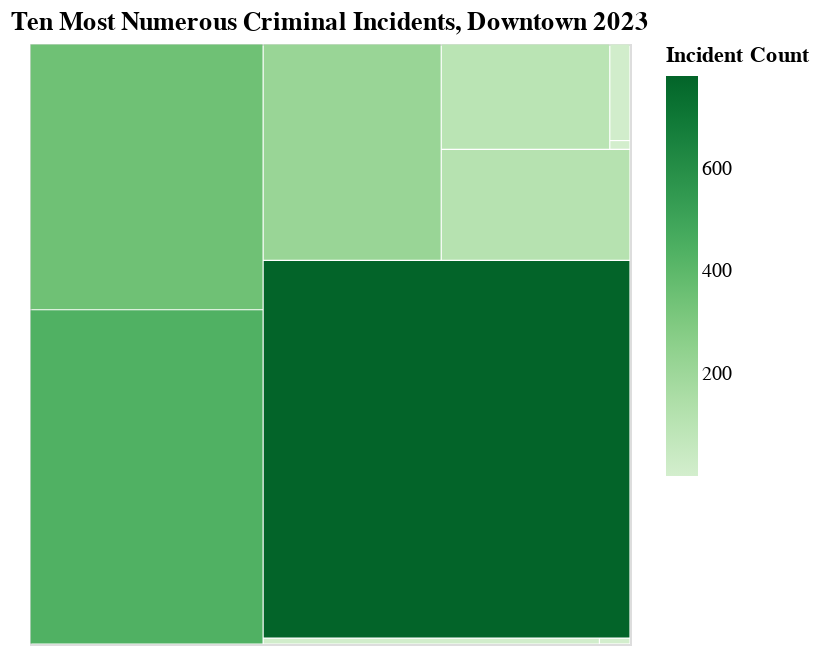

Notebook cell for this chart:
### Markdown cell above
### Downtown

### Code cell
downtown_treemap = alt.Chart(downtown_output_json).mark_rect().encode(
    x=alt.X('x:Q', axis=None),
    x2='x2:Q',
    y=alt.Y('y:Q', axis=None),
    y2='y2:Q',
    color=alt.Color('Incident Count:Q', scale=alt.Scale(scheme="greens")),
    tooltip=['Category:N', 'Incident Count:Q']
).properties(
    title='Ten Most Numerous Criminal Incidents, Downtown 2023',
    width=300,
    height=300
)
downtown_treemap.save('treemap_downtown.html')
downtown_treemap

### Figure 1 — Vega-Lite specification as saved in the notebook (floating-point values rounded to 4 significant figures)
{"config": {"view": {"continuousWidth": 400, "continuousHeight": 300}}, "data": {"name": "data-7c27ab3d640166afbd899f16236a8cd0"}, "mark": "rect", "encoding": {"color": {"field": "Incident Count", "scale": {"scheme": "greens"}, "type": "quantitative"}, "tooltip": [{"field": "Category", "type": "nominal"}, {"field": "Incident Count", "type": "quantitative"}], "x": {"axis": null, "field": "x", "type": "quantitative"}, "x2": {"field": "x2"}, "y": {"axis": null, "field": "y", "type": "quantitative"}, "y2": {"field": "y2"}}, "height": 300, "title": "Ten Most Numerous Criminal Incidents, Downtown 2023", "width": 300, "$schema": "https://vega.github.io/schema/vega-lite/v4.17.0.json", "datasets": {"data-7c27ab3d640166afbd899f16236a8cd0": [{"Category": "Accidental Injury", "Incident Count": 439, "x": 1.0, "y": 1.0, "dx": 386.6, "dy": 555.1, "x2": 387.6, "y2": 556.1}, {"Category": "Alcohol & Narcotics", "Incident Count": 349, "x": 1.0, "y": 558.1, "dx": 386.6, "dy": 440.9, "x2": 387.6, "y2": 999.0}, {"Category": "Animal Related", "Incident Count": 11, "x": 389.6, "y": 1.0, "dx": 558.5, "dy": 7.677, "x2": 948.0, "y2": 8.677}, {"Category": "Arson", "Incident Count": 1, "x": 950.0, "y": 1.0, "dx": 48.95, "dy": 7.677, "x2": 999.0, "y2": 8.677}, {"Category": "Assault", "Incident Count": 781, "x": 389.6, "y": 10.68, "dx": 609.4, "dy": 627.8, "x2": 999.0, "y2": 638.5}, {"Category": "Auto Law Violation", "Incident Count": 217, "x": 389.6, "y": 640.5, "dx": 294.8, "dy": 358.5, "x2": 684.4, "y2": 999.0}, {"Category": "Auto Theft", "Incident Count": 118, "x": 686.4, "y": 640.5, "dx": 312.6, "dy": 182.9, "x2": 999.0, "y2": 823.5}, {"Category": "Breaking & Entering", "Incident Count": 100, "x": 686.4, "y": 825.5, "dx": 278.9, "dy": 173.5, "x2": 965.3, "y2": 999.0}, {"Category": "Child Requiring Assistance", "Incident Count": 1, "x": 967.3, "y": 825.5, "dx": 31.71, "dy": 12.63, "x2": 999.0, "y2": 838.1}, {"Category": "Extortion", "Incident Count": 11, "x": 967.3, "y": 840.1, "dx": 31.71, "dy": 158.9, "x2": 999.0, "y2": 999.0}]}}
